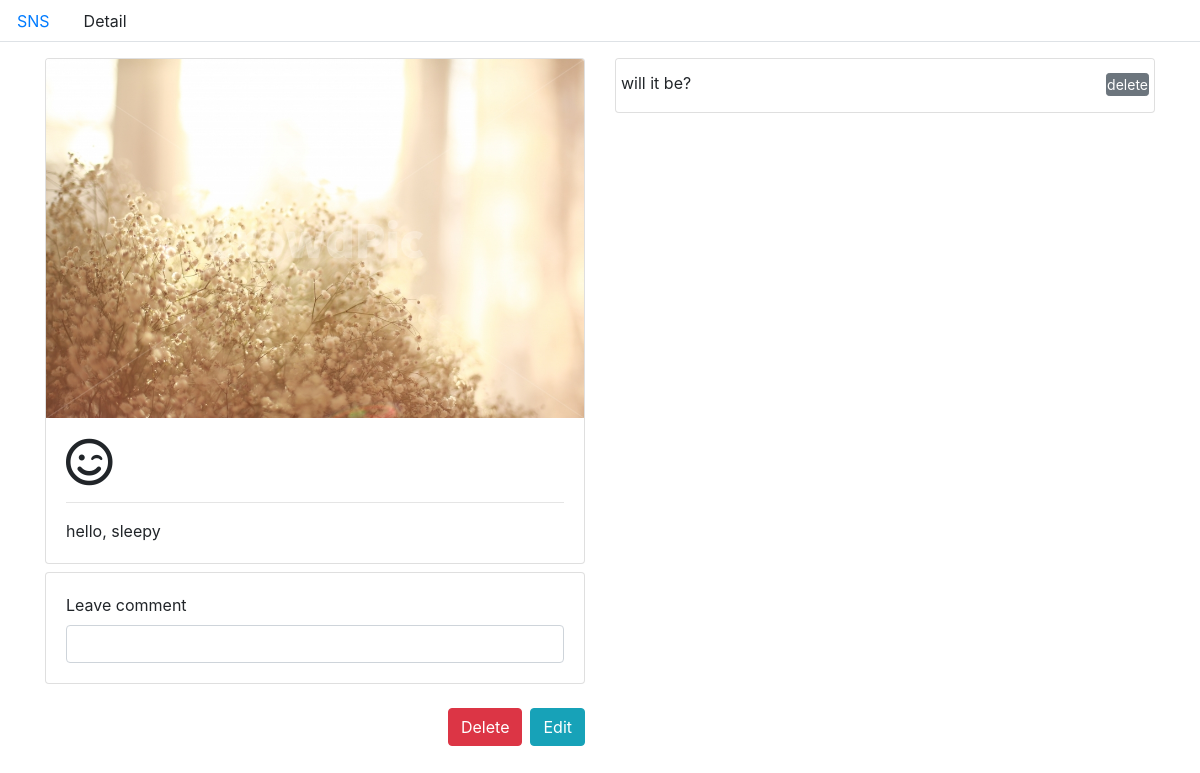
Page /sns/15/ on the committed database.
### sns/models.py (models this page shows, shortened)
class Posting (models.Model):
    content = models.CharField(max_length=500)
    icon = models.CharField(max_length=20, default="fas fa-question")
    image = models.ImageField(blank=True)
    created_at = models.DateTimeField(auto_now_add=True)
    updated_at = models.DateTimeField(auto_now=True)

class Comment(models.Model):
    posting = models.ForeignKey(Posting, on_delete=models.CASCADE)
    content = models.CharField(max_length=200)
    created_at = models.DateTimeField(auto_now_add=True)
    updated_at = models.DateTimeField(auto_now=True)

### sns/views.py (the view)
# urls.py: path('<int:posting_id>/', views.posting_detail, name="posting_detail"),
def posting_detail(request, posting_id):
    posting = get_object_or_404(Posting, id=posting_id)
    comments = posting.comment_set.all()
    return render(request, 'sns/detail.html', {'posting': posting, 'comments':comments})

### sns/templates/sns/detail.html (shortened to what this page needs)
{% extends 'sns/base.html' %}
{% block body %}
    <div class="row mt-3">
        <div class="col-12 col-md-6">
            <div class="card">
                {% if posting.image %}
                    <img src="{{ posting.image.url }}" alt="{{ posting.image }}" class="card-img-top">
                {% else %}
                   <img src="http://lorempixel.com/400/200/" alt="lorempixel" class="card-img-top">
                {%  endif %}
                <div class="card-body">
                    <i class="{{ posting.icon }} fa-3x"></i>
                    <hr>
                    <p class="card-text">{{ posting.content }}</p>
                </div>
            </div>
            <div class="card mt-2">
                <div class="card-body">
                    <form action="{% url 'sns:create_comment' posting.id %}" method="POST">
                        <label for="comment">Leave comment</label>
                        <input type="text" name="comment" id="comment" class="form-control" autofocus>
                    </form>
                </div>
            </div>
            <div class="btn-group mt-4 d-flex justify-content-end" role="group">
                <form method="POST" action="{% url 'sns:delete_posting' posting.id %}">
                    <input class="btn btn-danger" type="submit" value="Delete">
                </form>
                <a href="{% url 'sns:edit_posting' posting.id %}"><button class="btn btn-info ml-2">Edit</button></a>
            </div>
        </div>
        <div class="col-12 col-md-6">
            <div class="card">
                <ul class="list-group list-group-flush">
                    {% if comments %}
                        {% for comment in comments %}
                            <li class="list-group-item mb-1">
                            <div class="row justify-content-between">
                                <span class="align-middle">{{ comment.content }}</span>
                                <form action="{% url 'sns:delete_comment' posting.id comment.id %}" method="POST">
                                    <input type="submit" class="btn p-0 btn-secondary btn-sm" value="delete">
                                </form>
                            </div>
                            </li>
                        {% endfor %}
                    {% else %}
                        <li class="list-group-item mb-1">No comments yet..</li>
                    {% endif %}
                </ul>
            </div>
        </div>
    </div>
{% endblock %}

### rows in the picture
Posting: image (picture), content "hello, sleepy"
Comment: content "will it be?"
